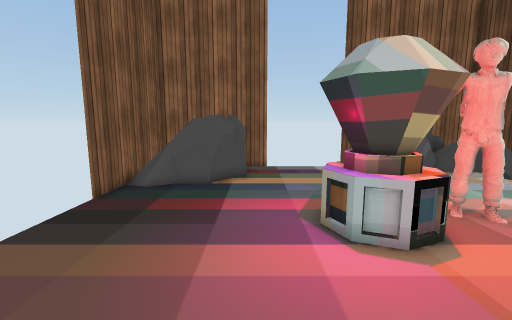
view 1 (above)

16 first-person views from a walk through a 3-D level made in the Unity game engine. The camera is 1.4 m above the floor, tilts 8° down and sees 90° across. The floor is counted in squares, 0.5 m on a side. Each view is taken from the middle of a square. On the plan, view 1 faces up. The plan holds only what a view shows up to about 19 squares ahead; the rest is blank. The player is left out. Some surface patterns are stand-ins.

view 2
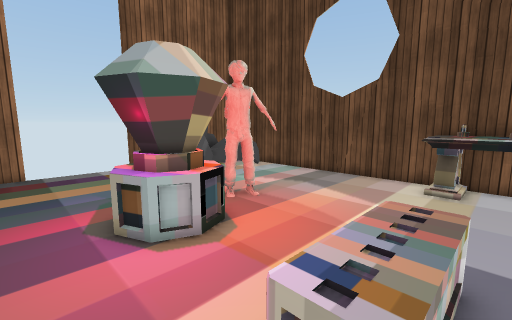

view 3
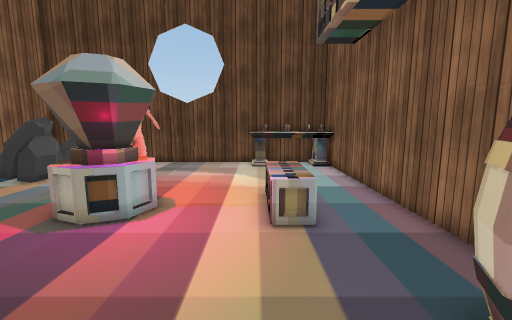

view 4
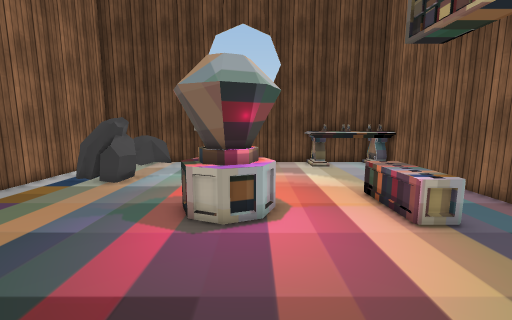

view 5
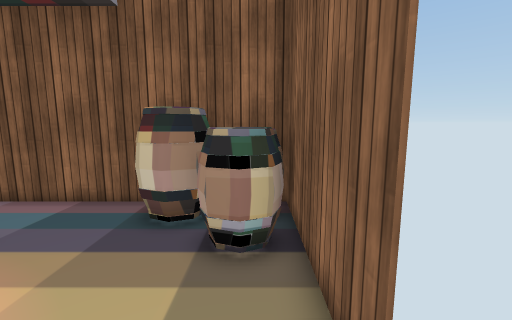

view 6
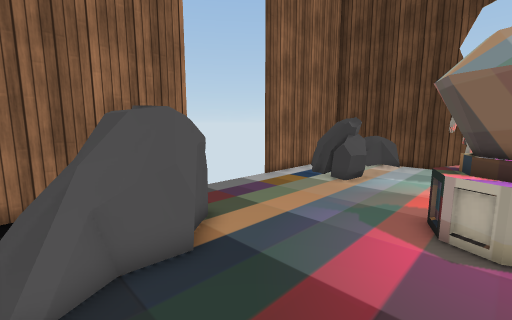

view 7
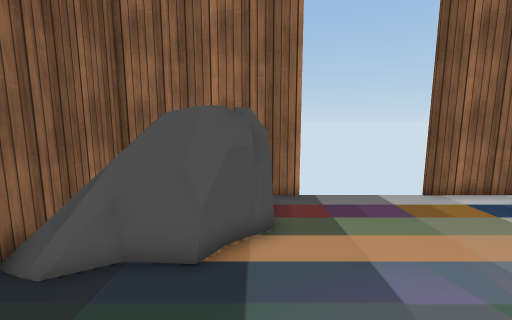

view 8
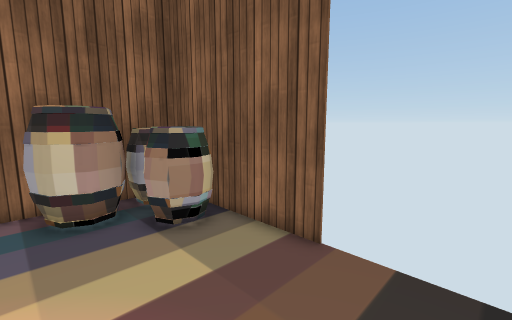

view 9
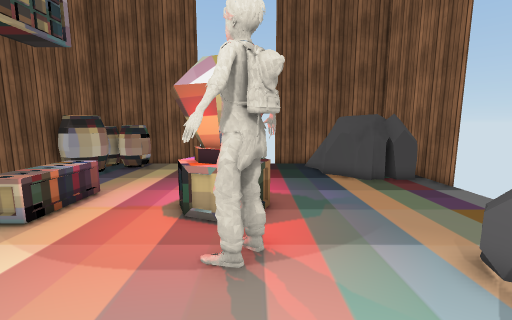

view 10
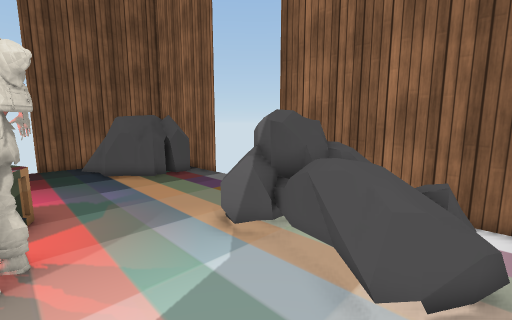

view 11
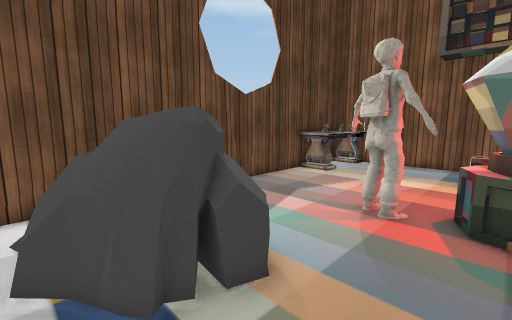

view 12
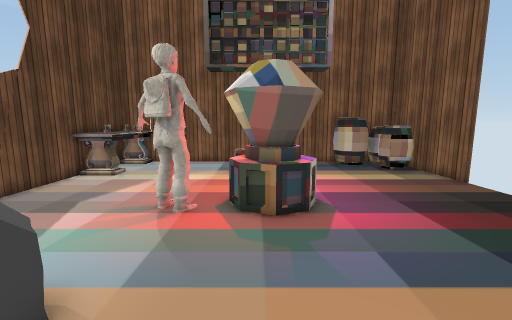

view 13
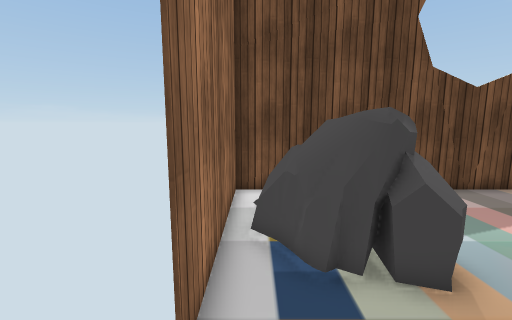

view 14
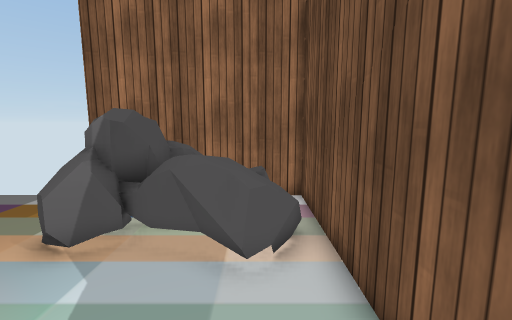

view 15
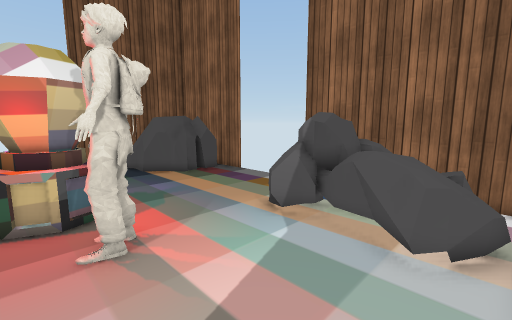

view 16
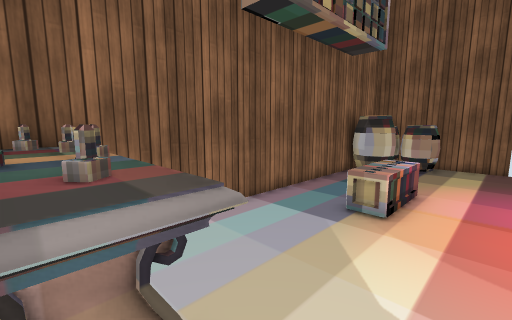

### Floor plan
Key: @ floor where view 1 was taken; # wall or solid block; x gap in a wall; . main floor; : floor 0.25 m higher than the main floor; = window, fence, low wall or low ledge; ^ raised ledge; O other object.
Columns run from 6 left of view 1 to 14 right of it. Each row starts with its distance up from view 1.
 17 #######     #########
 16 #.   O.........OO...#
 15 #   OO........OOOO:.#
 14 #   OO........OOO O.#
 13 #OOOOO.......OOOOOOO#
 12 #OOOO........OO.OOO.#
 11 #...................#
 10 #...................#
  9  ...................#
  8  .......####OO......#
  7  .......####.OO.....#
  6  .......####........#
  5  ........#=.........#
  4 x...................#
  3 #...................#
  2 #.................^^^
  1 #OO.....^^^^......^^^
  0 #OO...@...........^^^
 -1 #OOOO.............^^^
 -2 #OOOOO............^^^
 -3 ##################^^#

Where each view was taken, in squares from view 1:
view 1: 0 up, 0 right, facing up
view 2: 0 up, 0 right, facing up-right
view 3: 2 up, 5 left, facing right
view 4: 6 up, 5 left, facing right
view 5: 6 up, 5 left, facing down
view 6: 7 up, 5 left, facing up-right
view 7: 7 up, 1 left, facing up
view 8: 7 up, 1 left, facing down-left
view 9: 8 up, 12 right, facing left
view 10: 8 up, 13 right, facing up-left
view 11: 16 up, 4 right, facing down-right
view 12: 16 up, 4 right, facing down
view 13: 16 up, 3 right, facing right
view 14: 7 up, 12 right, facing up
view 15: 6 up, 13 right, facing up-left
view 16: 4 up, 13 right, facing down-left
